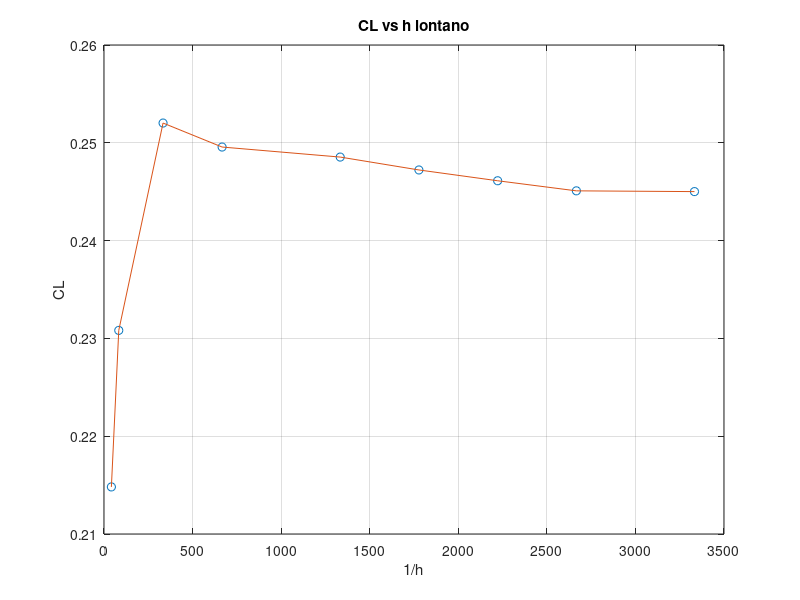
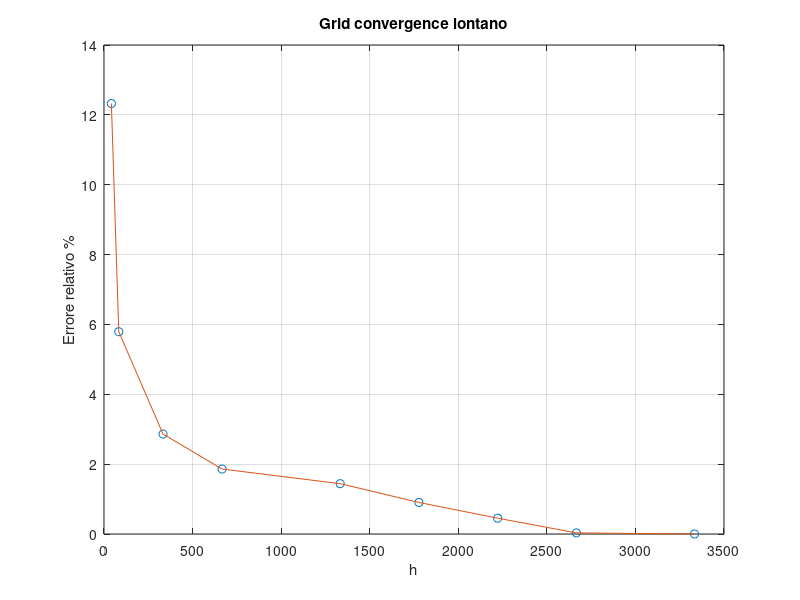
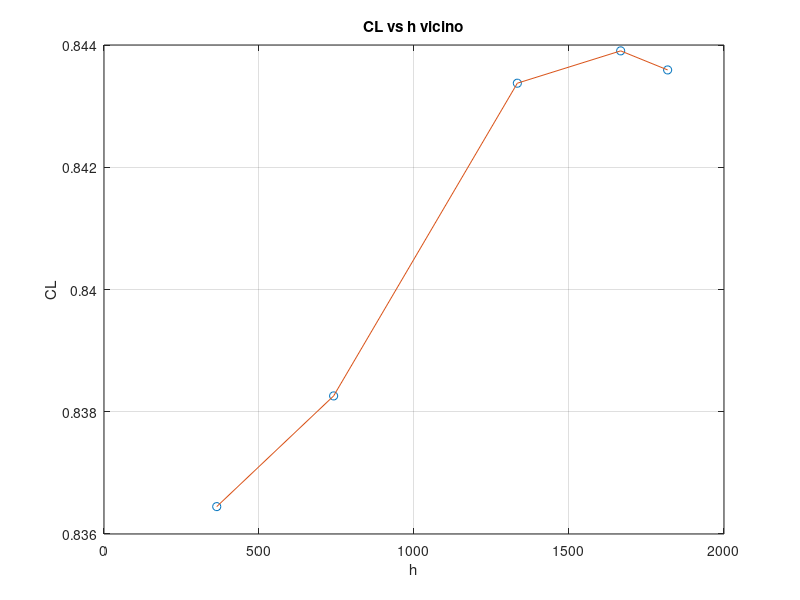
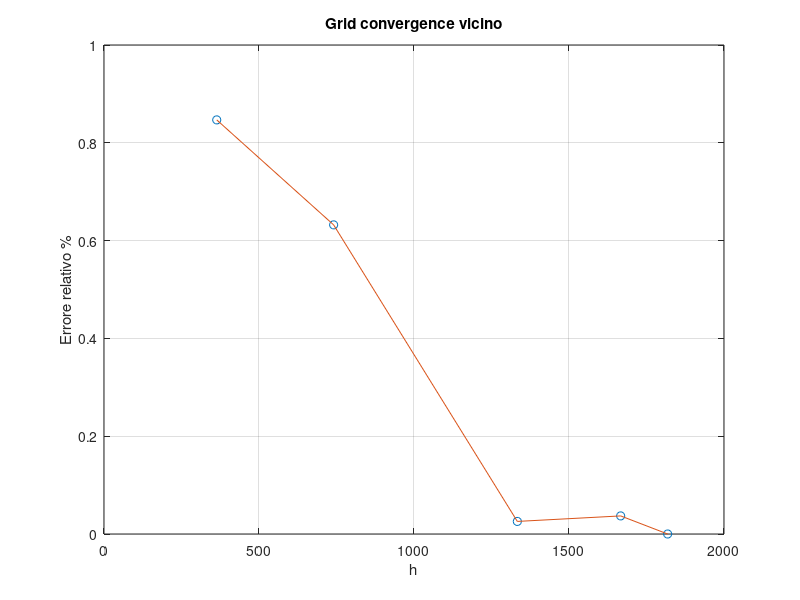

Source code (MATLAB) for these figures, in order:
clear all
close all
clc
%%mesh convergence vicino al suolo più giù !!!

%% mesh convergence, D=0.5, alpha=0

% tutti i dati
% CL =  [0.214813, 0.230820, 0.244805, 0.252021, 0.249567,  0.248541, 0.247223, 0.246119, 0.245088, 0.245010];
% ncelle =  [18000, 30000, 50000, 100000, 220000, 500000, 800000, 1100000, 1500000, 2000000];
% hpp = [0.024, 0.012, 0.006, 0.003, 0.0015, 0.00075, 0.0005625, 0.00045, 0.000375, 0.0003];

% eliminato il dato strano
CL =  [0.214813, 0.230820, 0.252021, 0.249567,  0.248541, 0.247223, 0.246119, 0.245088, 0.245010];
ncelle =  [18000, 30000, 100000, 220000, 500000, 800000, 1100000, 1500000, 2000000];
hpp = [0.024, 0.012, 0.003, 0.0015, 0.00075, 0.0005625, 0.00045, 0.000375, 0.0003];

% % tre punti
% CL =  [0.214813, 0.252021, 0.248541, 0.245088];
% ncelle =  [18000, 100000, 500000, 1500000];
% hpp = [0.024, 0.003, 0.00075, 0.000375];

for i=1:length(CL)
    err = 100 * abs(CL(i)-CL(end))/CL(end);
    error(i) = err;
end

%% plot

figure(1)
plot(1./hpp,CL,'o')
hold on
plot(1./hpp,CL,'-')
grid on
xlabel('1/h')
ylabel('CL')
title('CL vs h lontano')
    
figure(2)
plot(1./(hpp),error,'o')
hold on
plot(1./(hpp),error,'-')
grid on
xlabel('h')
ylabel('Errore relativo %')
title('Grid convergence lontano')


%% mesh convergence, D=0.1, alpha=5, hrat=5

CL2 =  [0.836448, 0.838259, 0.843375, 0.843904, 0.843592];
ncelle2 =  [125000, 250000, 500000, 750000, 1000000];
hpp2 = [0.00275, 0.00135, 0.00075, 0.0006, 0.00055 ];

for i=1:length(CL2)
    err2 = 100 * abs(CL2(i)-CL2(end))/CL2(end);
    error2(i) = err2;
end


%% plot

figure(3)
plot(1./hpp2,CL2,'o')
hold on
plot(1./hpp2,CL2,'-')
grid on
xlabel('h')
ylabel('CL')
title('CL vs h vicino')

figure(4)
plot(1./hpp2(1:end),error2,'o')
hold on
plot(1./hpp2(1:end),error2,'-')
grid on
xlabel('h')
ylabel('Errore relativo %')
title('Grid convergence vicino')
